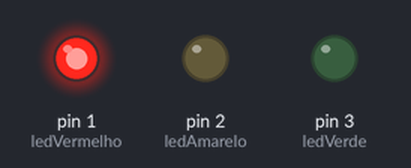
Bench run of a sketch on a simulated Arduino Uno, built with avr-gcc and run on an emulated ATmega328P. On the bench: output pins drawn as LEDs (lit = HIGH).

Above: at 2.5 s.
At 7.5 s:
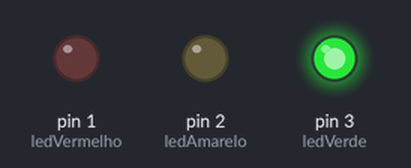
At 10.5 s:
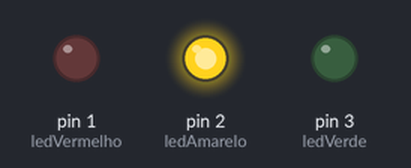
Timing chart, 0 to 14.3 s (numbered marks = the images above):
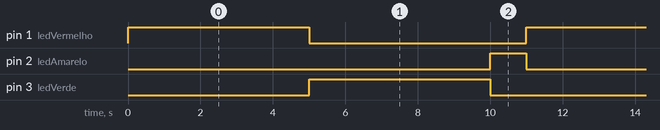

Measured:
- by itself, pin 1 (ledVermelho), pin 3 (ledVerde): alternates HIGH for 5.0 s and LOW for 6.0 s
- by itself, pin 2 (ledAmarelo): alternates HIGH for 1.0 s and LOW for 10.0 s
- by itself, everything shown: repeats every 11.0 s, in 3 steps

The sketch:

Desafio01_Semaforo.ino
```cpp
int ledVermelho = 1;
int ledAmarelo = 2;
int ledVerde = 3;


void setup() {
  pinMode(ledVermelho, OUTPUT);
  pinMode(ledAmarelo, OUTPUT);
  pinMode(ledVerde, OUTPUT);
}

void loop() {
  digitalWrite(ledVermelho, HIGH);
  digitalWrite(ledAmarelo, LOW);
  digitalWrite(ledVerde, LOW);
  delay(5000);
  digitalWrite(ledVermelho, LOW);
  digitalWrite(ledAmarelo, LOW);
  digitalWrite(ledVerde, HIGH);
  delay(5000);
  digitalWrite(ledVermelho, LOW);
  digitalWrite(ledAmarelo, HIGH);
  digitalWrite(ledVerde, LOW);
  delay(1000);
}
```
